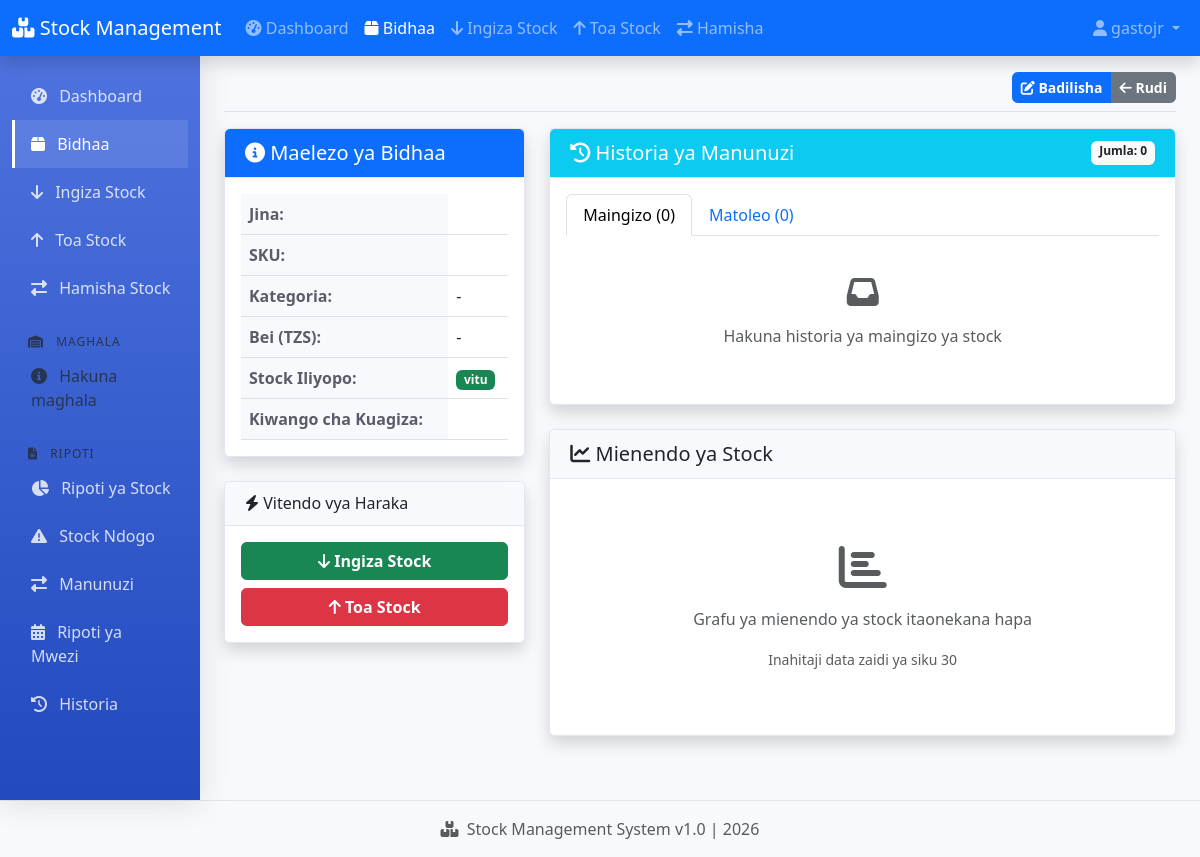
/products/1/ (signed in), run on an earlier commit of the app's database.
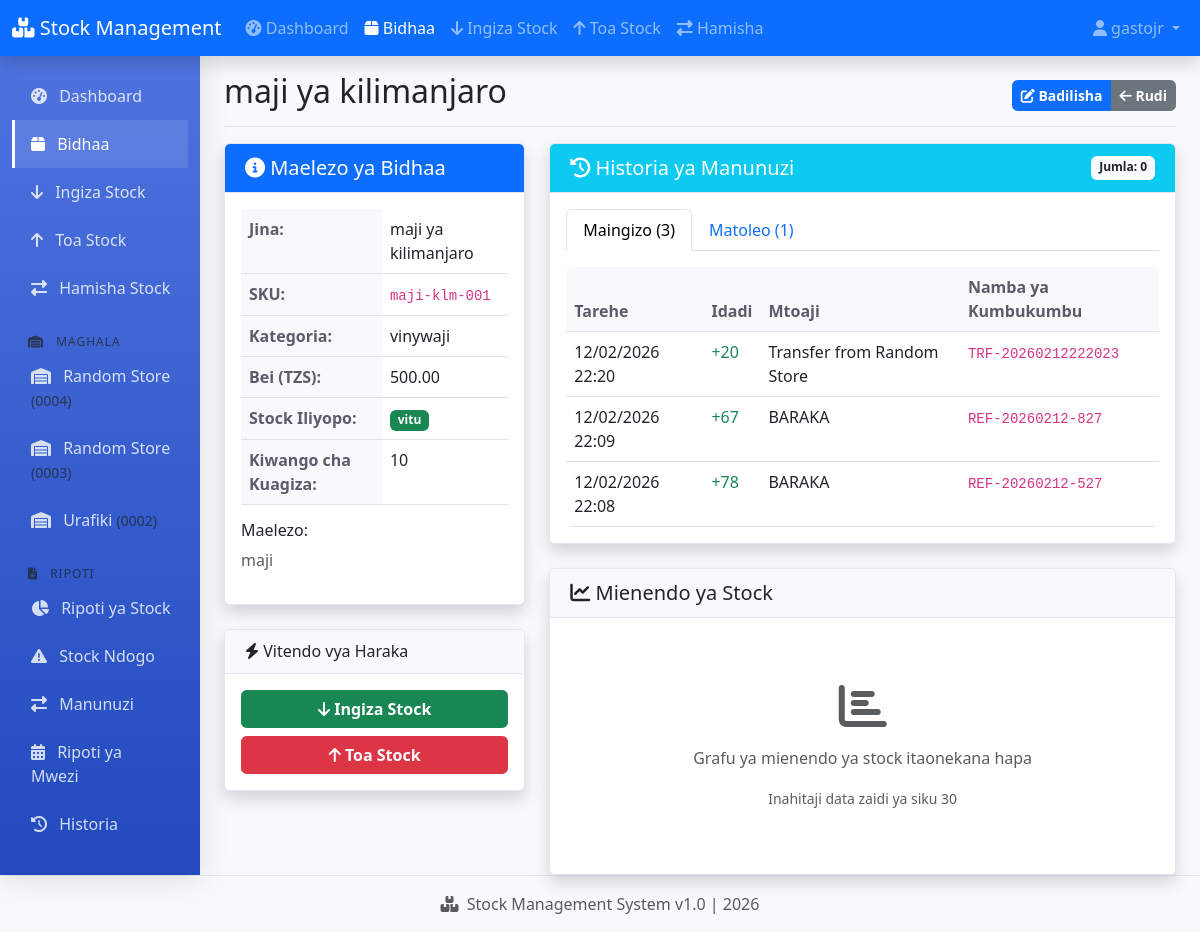
And on a later commit of the database.
### warehouse/models.py (models this page shows, shortened)
class Warehouse(models.Model):
    name = models.CharField(max_length=200)
    code = models.CharField(max_length=20, unique=True, blank=True, null=True)
    location = models.CharField(max_length=300, blank=True)
    manager = models.ForeignKey(User, on_delete=models.SET_NULL, null=True, blank=True)
    is_active = models.BooleanField(default=True)  # <-- IMENGEZWA!
    class Meta:
        ordering = ['name']

class Product(models.Model):
    name = models.CharField(max_length=200)
    sku = models.CharField(max_length=50, unique=True)
    category = models.ForeignKey(Category, on_delete=models.SET_NULL, null=True, blank=True)
    description = models.TextField(blank=True)
    unit_price = models.DecimalField(max_digits=10, decimal_places=2, default=0)
    reorder_level = models.IntegerField(default=10)
    is_active = models.BooleanField(default=True)  # <-- IMENGEZWA!
    class Meta:
        ordering = ['name']
    def get_stock_by_warehouse(self, warehouse):
        total_in = StockIn.objects.filter(
            product=self,
            warehouse=warehouse
        ).aggregate(total=Sum('quantity'))['total'] or 0
        total_out = StockOut.objects.filter(
            product=self,
            warehouse=warehouse
        ).aggregate(total=Sum('quantity'))['total'] or 0
        return total_in - total_out
    def get_total_stock(self):
        total_in = StockIn.objects.filter(product=self).aggregate(
            total=Sum('quantity')
        )['total'] or 0
        total_out = StockOut.objects.filter(product=self).aggregate(
            total=Sum('quantity')
        )['total'] or 0
        return total_in - total_out

class Category(models.Model):
    name = models.CharField(max_length=100)
    description = models.TextField(blank=True)

class StockIn(models.Model):
    product = models.ForeignKey(Product, on_delete=models.CASCADE, related_name='stockins')
    warehouse = models.ForeignKey(Warehouse, on_delete=models.CASCADE, related_name='stockins')
    quantity = models.IntegerField()
    supplier = models.CharField(max_length=200)
    reference_no = models.CharField(max_length=100, unique=True)
    date_received = models.DateTimeField(default=timezone.now)
    received_by = models.ForeignKey(User, on_delete=models.SET_NULL, null=True, blank=True)
    notes = models.TextField(blank=True)
    class Meta:
        ordering = ['-date_received']

### warehouse/views.py (the view)
# urls.py: path('products/<int:pk>/', views.product_detail, name='product_detail'),
@login_required(login_url='/admin/login/')
def product_detail(request, pk):
    try:
        product = get_object_or_404(Product, pk=pk)
        warehouses = Warehouse.objects.all()
        stock_by_warehouse = []
        for warehouse in warehouses:
            stock = product.get_stock_by_warehouse(warehouse)
            stock_by_warehouse.append({
                'warehouse': warehouse,
                'stock': stock,
                'status': 'out' if stock <= 0 else 'low' if stock <= product.reorder_level else 'ok'
            })
        stockins = StockIn.objects.filter(product=product).select_related('warehouse').order_by('-date_received')[:20]
        stockouts = StockOut.objects.filter(product=product).select_related('warehouse').order_by('-date_issued')[:20]
        context = {
            'product': product,
            'stock_by_warehouse': stock_by_warehouse,
            'total_stock': product.get_total_stock(),
            'stockins': stockins,
            'stockouts': stockouts,
            'warehouses': warehouses,
        }
    except Exception as e:
        print(f"Product detail error: {e}")
        context = {
            'product': None,
            'stock_by_warehouse': [],
            'total_stock': 0,
            'stockins': [],
            'stockouts': [],
            'warehouses': [],
        }
    return render(request, 'warehouse/products/detail.html', context)

### warehouse/context_processors.py (called while the page is built)
def warehouses(request):
    return {
        'warehouses': Warehouse.objects.all().order_by('id', 'name')
    }

### warehouse/templates/warehouse/products/detail.html (shortened to what the changed rows need)
{% extends 'warehouse/base.html' %}
{% block page_title %}{{ product.name }}{% endblock %}
{% block page_actions %}
<div class="btn-group">
</div>
{% endblock %}
{% block content %}
<div class="row">
    <div class="col-md-4">
        <div class="card shadow mb-4">
            <div class="card-body">
                <table class="table table-sm">
                    <tr>
                        <th>Jina:</th>
                        <td>{{ product.name }}</td>
                    </tr>
                    <tr>
                        <th>SKU:</th>
                        <td><code>{{ product.sku }}</code></td>
                    </tr>
                    <tr>
                        <th>Kategoria:</th>
                        <td>{{ product.category.name|default:"-" }}</td>
                    </tr>
                    <tr>
                        <th>Bei (TZS):</th>
                        <td>{{ product.unit_price|default:"-" }}</td>
                    </tr>
                    <tr>
                        <th>Stock Iliyopo:</th>
                    </tr>
                    <tr>
                        <th>Kiwango cha Kuagiza:</th>
                        <td>{{ product.reorder_level }}</td>
                    </tr>
                </table>
                {% if product.description %}
                <div class="mt-3">
                    <h6>Maelezo:</h6>
                    <p class="text-muted">{{ product.description }}</p>
                </div>
                {% endif %}
            </div>
        </div>
    </div>
    <div class="col-md-8">
        <div class="card shadow mb-4">
            <div class="card-body">
                <ul class="nav nav-tabs" id="historyTab" role="tablist">
                    <li class="nav-item" role="presentation">
                        <button class="nav-link active" id="stockin-tab" data-bs-toggle="tab"
                                data-bs-target="#stockin" type="button">
                            Maingizo ({{ stockins|length }})
                        </button>
                    </li>
                    <li class="nav-item" role="presentation">
                        <button class="nav-link" id="stockout-tab" data-bs-toggle="tab"
                                data-bs-target="#stockout" type="button">
                            Matoleo ({{ stockouts|length }})
                        </button>
                    </li>
                </ul>
                <div class="tab-content mt-3" id="historyTabContent">
                    <div class="tab-pane fade show active" id="stockin">
                        {% if stockins %}
                        <div class="table-responsive">
                            <table class="table table-sm">
                                <thead>
                                    <tr>
                                        <th>Tarehe</th>
                                        <th>Idadi</th>
                                        <th>Mtoaji</th>
                                        <th>Namba ya Kumbukumbu</th>
                                    </tr>
                                </thead>
                                <tbody>
                                    {% for stockin in stockins %}
                                    <tr>
                                        <td>{{ stockin.date_received|date:"d/m/Y H:i" }}</td>
                                        <td class="text-success">+{{ stockin.quantity }}</td>
                                        <td>{{ stockin.supplier|default:"-" }}</td>
                                        <td><code>{{ stockin.reference_no }}</code></td>
                                    </tr>
                                    {% endfor %}
                                </tbody>
                            </table>
                        </div>
                        {% else %}
                        <div class="text-center py-4">
                            <i class="fas fa-inbox fa-2x text-muted mb-3"></i>
                            <p class="text-muted">Hakuna historia ya maingizo ya stock</p>
                        </div>
                        {% endif %}
                    </div>
                </div>
            </div>
        </div>
    </div>
</div>
{% endblock %}

### warehouse/templates/warehouse/base.html (shortened to what the changed rows need)
<!DOCTYPE html>
<html lang="sw">
<head>
    <link href="https://cdn.jsdelivr.net/npm/bootstrap@5.3.0-alpha1/dist/css/bootstrap.min.css" rel="stylesheet">
    <link rel="stylesheet" href="https://cdnjs.cloudflare.com/ajax/libs/font-awesome/6.4.0/css/all.min.css">
    {% load static %}
    <link rel="stylesheet" href="{% static 'css/style.css' %}">
</head>
<body>
    <div class="container-fluid">
        <div class="row">
            <nav id="sidebar" class="col-md-3 col-lg-2 d-md-block bg-light sidebar">
                <div class="position-sticky pt-3">
                    <ul class="nav flex-column">
                        {% for warehouse in warehouses %}
                        <li class="nav-item">
                            <a class="nav-link {% if warehouse.id|stringformat:'i' in request.path %}active{% endif %}"
                               href="{% url 'warehouse_stock' warehouse.id %}">
                                <i class="fas fa-warehouse me-2"></i> {{ warehouse.name }}
                                {% if warehouse.code %}
                                <small class="text-muted">({{ warehouse.code }})</small>
                                {% endif %}
                            </a>
                        </li>
                        {% empty %}
                        <li class="nav-item">
                            <span class="nav-link text-muted">
                                <i class="fas fa-info-circle me-2"></i> Hakuna maghala
                            </span>
                        </li>
                        {% endfor %}
                    </ul>
                </div>
            </nav>
            <main class="col-md-9 ms-sm-auto col-lg-10 px-md-4">
                <div class="d-flex justify-content-between flex-wrap flex-md-nowrap align-items-center pt-3 pb-2 mb-3 border-bottom">
                    <h1 class="h2">{% block page_title %}Dashboard{% endblock %}</h1>
                    <div class="btn-toolbar mb-2 mb-md-0">
                        {% block page_actions %}{% endblock %}
                    </div>
                </div>
                {% block content %}
                {% endblock %}
            </main>
        </div>
    </div>
    {% load static %}
</body>
</html>

What changed in the data, as far as the page shows it:
added Warehouse: name "Random Store", code "0004"
added Warehouse: name "Random Store", code "0003"
added Warehouse: name "Urafiki", code "0002"
added Product: name "maji ya kilimanjaro", sku "maji-klm-001", category.name "vinywaji", unit_price "500.00", reorder_level "10", description "maji"
added StockIn: date_received "12/02/2026 22:20", quantity "20", supplier "Transfer from Random Store", reference_no "TRF-20260212222023"
added StockIn: date_received "12/02/2026 22:09", quantity "67", supplier "BARAKA", reference_no "REF-20260212-827"
added StockIn: date_received "12/02/2026 22:08", quantity "78", supplier "BARAKA", reference_no "REF-20260212-527"
Also different on the page:
{{ stockins|length }}: "0" → "3"
{{ stockouts|length }}: "0" → "1"
{{ product.category.name|default:"-" }}: "-" → (not shown)
{{ product.unit_price|default:"-" }}: "-" → (not shown)
text no longer shown: "Hakuna maghala Hakuna historia ya maingizo ya stock"
text now shown: "Maelezo: Tarehe Idadi Mtoaji Namba ya Kumbukumbu"
